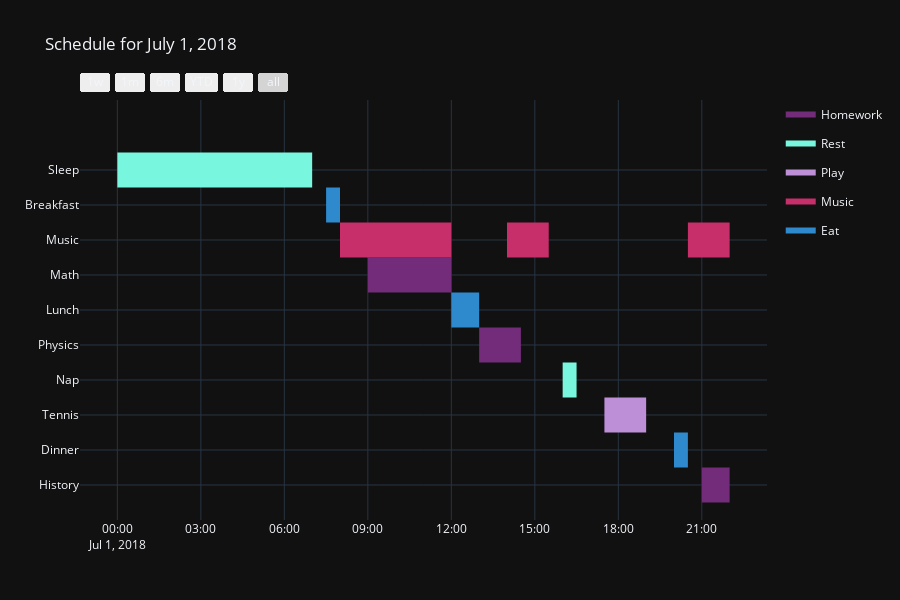

Write notebook code for a chart like this one.
### Code cell
colors_list = [
    'rgb(46, 137, 205)',
    'rgb(114, 44, 121)',
    'rgb(198, 47, 105)',
    '#BD8FD7',
    '#78F7DE'
]

fig = ff.create_gantt(
    schedule,
    title='Schedule for July 1, 2018',
    colors=colors_list,
    index_col='Category',
    show_colorbar=True,
    bar_width=0.5,
    showgrid_x=True,
    showgrid_y=True,
    group_tasks=True
)
offline.iplot(fig)

### Figure 1 — Plotly figure (JSON) as saved in the notebook; plotly's stock layout.template omitted (floating-point values rounded to 4 significant figures)
{"data": [{"fill": "toself", "fillcolor": "rgb(114, 44, 121)", "hoverinfo": "name", "legendgroup": "rgb(114, 44, 121)", "mode": "none", "name": "Homework", "showlegend": true, "x": ["2018-07-01 9:00:00", "2018-07-01 12:00:00", "2018-07-01 12:00:00", "2018-07-01 9:00:00", "2018-07-01 9:00:00", "2018-07-01 13:00:00", "2018-07-01 14:30:00", "2018-07-01 14:30:00", "2018-07-01 13:00:00", "2018-07-01 13:00:00", "2018-07-01 21:00:00", "2018-07-01 22:00:00", "2018-07-01 22:00:00", "2018-07-01 21:00:00"], "y": [5.5, 5.5, 6.5, 6.5, null, 3.5, 3.5, 4.5, 4.5, null, -0.5, -0.5, 0.5, 0.5], "type": "scatter"}, {"fill": "toself", "fillcolor": "rgb(120, 247, 222)", "hoverinfo": "name", "legendgroup": "rgb(120, 247, 222)", "mode": "none", "name": "Rest", "showlegend": true, "x": ["2018-07-01 0:00:00", "2018-07-01 7:00:00", "2018-07-01 7:00:00", "2018-07-01 0:00:00", "2018-07-01 0:00:00", "2018-07-01 16:00:00", "2018-07-01 16:30:00", "2018-07-01 16:30:00", "2018-07-01 16:00:00"], "y": [8.5, 8.5, 9.5, 9.5, null, 2.5, 2.5, 3.5, 3.5], "type": "scatter"}, {"fill": "toself", "fillcolor": "rgb(189, 143, 215)", "hoverinfo": "name", "legendgroup": "rgb(189, 143, 215)", "mode": "none", "name": "Play", "showlegend": true, "x": ["2018-07-01 17:30:00", "2018-07-01 19:00:00", "2018-07-01 19:00:00", "2018-07-01 17:30:00"], "y": [1.5, 1.5, 2.5, 2.5], "type": "scatter"}, {"fill": "toself", "fillcolor": "rgb(198, 47, 105)", "hoverinfo": "name", "legendgroup": "rgb(198, 47, 105)", "mode": "none", "name": "Music", "showlegend": true, "x": ["2018-07-01 8:00:00", "2018-07-01 12:00:00", "2018-07-01 12:00:00", "2018-07-01 8:00:00", "2018-07-01 8:00:00", "2018-07-01 14:00:00", "2018-07-01 15:30:00", "2018-07-01 15:30:00", "2018-07-01 14:00:00", "2018-07-01 14:00:00", "2018-07-01 20:30:00", "2018-07-01 22:00:00", "2018-07-01 22:00:00", "2018-07-01 20:30:00"], "y": [6.5, 6.5, 7.5, 7.5, null, 6.5, 6.5, 7.5, 7.5, null, 6.5, 6.5, 7.5, 7.5], "type": "scatter"}, {"fill": "toself", "fillcolor": "rgb(46, 137, 205)", "hoverinfo": "name", "legendgroup": "rgb(46, 137, 205)", "mode": "none", "name": "Eat", "showlegend": true, "x": ["2018-07-01 7:30:00", "2018-07-01 8:00:00", "2018-07-01 8:00:00", "2018-07-01 7:30:00", "2018-07-01 7:30:00", "2018-07-01 12:00:00", "2018-07-01 13:00:00", "2018-07-01 13:00:00", "2018-07-01 12:00:00", "2018-07-01 12:00:00", "2018-07-01 20:00:00", "2018-07-01 20:30:00", "2018-07-01 20:30:00", "2018-07-01 20:00:00"], "y": [7.5, 7.5, 8.5, 8.5, null, 4.5, 4.5, 5.5, 5.5, null, 0.5, 0.5, 1.5, 1.5], "type": "scatter"}, {"legendgroup": "rgb(114, 44, 121)", "marker": {"color": "rgb(114, 44, 121)", "opacity": 0, "size": 1}, "mode": "markers", "name": "", "showlegend": false, "text": [null, null, null, null, null, null], "x": ["2018-07-01 9:00:00", "2018-07-01 12:00:00", "2018-07-01 13:00:00", "2018-07-01 14:30:00", "2018-07-01 21:00:00", "2018-07-01 22:00:00"], "y": [6, 6, 4, 4, 0, 0], "type": "scatter"}, {"legendgroup": "rgb(120, 247, 222)", "marker": {"color": "rgb(120, 247, 222)", "opacity": 0, "size": 1}, "mode": "markers", "name": "", "showlegend": false, "text": [null, null, null, null], "x": ["2018-07-01 0:00:00", "2018-07-01 7:00:00", "2018-07-01 16:00:00", "2018-07-01 16:30:00"], "y": [9, 9, 3, 3], "type": "scatter"}, {"legendgroup": "rgb(189, 143, 215)", "marker": {"color": "rgb(189, 143, 215)", "opacity": 0, "size": 1}, "mode": "markers", "name": "", "showlegend": false, "text": [null, null], "x": ["2018-07-01 17:30:00", "2018-07-01 19:00:00"], "y": [2, 2], "type": "scatter"}, {"legendgroup": "rgb(198, 47, 105)", "marker": {"color": "rgb(198, 47, 105)", "opacity": 0, "size": 1}, "mode": "markers", "name": "", "showlegend": false, "text": [null, null, null, null, null, null], "x": ["2018-07-01 8:00:00", "2018-07-01 12:00:00", "2018-07-01 14:00:00", "2018-07-01 15:30:00", "2018-07-01 20:30:00", "2018-07-01 22:00:00"], "y": [7, 7, 7, 7, 7, 7], "type": "scatter"}, {"legendgroup": "rgb(46, 137, 205)", "marker": {"color": "rgb(46, 137, 205)", "opacity": 0, "size": 1}, "mode": "markers", "name": "", "showlegend": false, "text": [null, null, null, null, null, null], "x": ["2018-07-01 7:30:00", "2018-07-01 8:00:00", "2018-07-01 12:00:00", "2018-07-01 13:00:00", "2018-07-01 20:00:00", "2018-07-01 20:30:00"], "y": [8, 8, 5, 5, 1, 1], "type": "scatter"}], "layout": {"height": 600, "hovermode": "closest", "showlegend": true, "title": {"text": "Schedule for July 1, 2018"}, "xaxis": {"rangeselector": {"buttons": [{"count": 7, "label": "1w", "step": "day", "stepmode": "backward"}, {"count": 1, "label": "1m", "step": "month", "stepmode": "backward"}, {"count": 6, "label": "6m", "step": "month", "stepmode": "backward"}, {"count": 1, "label": "YTD", "step": "year", "stepmode": "todate"}, {"count": 1, "label": "1y", "step": "year", "stepmode": "backward"}, {"step": "all"}]}, "showgrid": true, "type": "date", "zeroline": false}, "yaxis": {"autorange": false, "range": [-1, 11], "showgrid": true, "ticktext": ["History", "Dinner", "Tennis", "Nap", "Physics", "Lunch", "Math", "Music", "Breakfast", "Sleep"], "tickvals": [0, 1, 2, 3, 4, 5, 6, 7, 8, 9], "zeroline": false}}}
